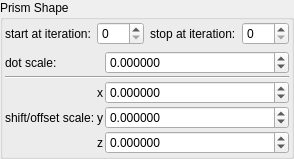
    <widget class="QGroupBox" name="groupBox">
     <property name="title">
      <string>Prism Shape</string>
     </property>
     <layout class="QVBoxLayout" name="verticalLayout_3">
      <property name="leftMargin">
       <number>2</number>
      </property>
      <property name="topMargin">
       <number>2</number>
      </property>
      <property name="rightMargin">
       <number>2</number>
      </property>
      <property name="bottomMargin">
       <number>2</number>
      </property>
      <item>
       <layout class="QHBoxLayout" name="horizontalLayout_20" stretch="0,1,0,1">
        <item>
         <widget class="QLabel" name="label_102">
          <property name="text">
           <string>start at iteration:</string>
          </property>
         </widget>
        </item>
        <item>
         <widget class="MySpinBox" name="spinboxInt_transf_start_iterations_P">
          <property name="sizePolicy">
           <sizepolicy hsizetype="Minimum" vsizetype="Maximum">
            <horstretch>0</horstretch>
            <verstretch>0</verstretch>
           </sizepolicy>
          </property>
          <property name="minimum">
           <number>0</number>
          </property>
          <property name="maximum">
           <number>999</number>
          </property>
          <property name="value">
           <number>0</number>
          </property>
         </widget>
        </item>
        <item>
         <widget class="QLabel" name="label_73">
          <property name="text">
           <string>stop at iteration:</string>
          </property>
         </widget>
        </item>
        <item>
         <widget class="MySpinBox" name="spinboxInt_transf_stop_iterations_P1">
          <property name="sizePolicy">
           <sizepolicy hsizetype="Preferred" vsizetype="Maximum">
            <horstretch>0</horstretch>
            <verstretch>0</verstretch>
           </sizepolicy>
          </property>
          <property name="maximum">
           <number>999</number>
          </property>
         </widget>
        </item>
       </layout>
      </item>
      <item>
       <layout class="QGridLayout" name="gridLayout_33" columnstretch="0,0,1">
        <property name="spacing">
         <number>2</number>
        </property>
        <item row="3" column="0">
         <widget class="QLabel" name="label_174">
          <property name="text">
           <string>shift/offset scale:</string>
          </property>
         </widget>
        </item>
        <item row="2" column="1">
         <widget class="QLabel" name="label_129">
          <property name="sizePolicy">
           <sizepolicy hsizetype="Preferred" vsizetype="Preferred">
            <horstretch>0</horstretch>
            <verstretch>0</verstretch>
           </sizepolicy>
          </property>
          <property name="text">
           <string notr="true">x</string>
          </property>
          <property name="alignment">
           <set>Qt::AlignRight|Qt::AlignTrailing|Qt::AlignVCenter</set>
          </property>
         </widget>
        </item>
        <item row="3" column="1">
         <widget class="QLabel" name="label_130">
          <property name="sizePolicy">
           <sizepolicy hsizetype="Preferred" vsizetype="Preferred">
            <horstretch>0</horstretch>
            <verstretch>0</verstretch>
           </sizepolicy>
          </property>
          <property name="text">
           <string notr="true">y</string>
          </property>
          <property name="alignment">
           <set>Qt::AlignRight|Qt::AlignTrailing|Qt::AlignVCenter</set>
          </property>
         </widget>
        </item>
        <item row="4" column="1">
         <widget class="QLabel" name="label_131">
          <property name="sizePolicy">
           <sizepolicy hsizetype="Preferred" vsizetype="Preferred">
            <horstretch>0</horstretch>
            <verstretch>0</verstretch>
           </sizepolicy>
          </property>
          <property name="text">
           <string notr="true">z</string>
          </property>
          <property name="alignment">
           <set>Qt::AlignRight|Qt::AlignTrailing|Qt::AlignVCenter</set>
          </property>
         </widget>
        </item>
        <item row="2" column="2">
         <widget class="MyDoubleSpinBox" name="spinbox3_transf_constant_multiplier_000_x">
          <property name="sizePolicy">
           <sizepolicy hsizetype="Minimum" vsizetype="Maximum">
            <horstretch>0</horstretch>
            <verstretch>0</verstretch>
           </sizepolicy>
          </property>
          <property name="prefix">
           <string/>
          </property>
          <property name="suffix">
           <string/>
          </property>
          <property name="decimals">
           <number>6</number>
          </property>
          <property name="minimum">
           <double>-99.989999999999995</double>
          </property>
          <property name="maximum">
           <double>99.989999999999995</double>
          </property>
          <property name="singleStep">
           <double>0.100000000000000</double>
          </property>
         </widget>
        </item>
        <item row="0" column="2">
         <widget class="MyDoubleSpinBox" name="spinbox_transf_scale">
          <property name="sizePolicy">
           <sizepolicy hsizetype="Minimum" vsizetype="Maximum">
            <horstretch>0</horstretch>
            <verstretch>0</verstretch>
           </sizepolicy>
          </property>
          <property name="font">
           <font>
            <weight>50</weight>
            <bold>false</bold>
           </font>
          </property>
          <property name="prefix">
           <string/>
          </property>
          <property name="suffix">
           <string/>
          </property>
          <property name="decimals">
           <number>6</number>
          </property>
          <property name="minimum">
           <double>-99.989999999999995</double>
          </property>
          <property name="maximum">
           <double>99.989999999999995</double>
          </property>
          <property name="singleStep">
           <double>0.100000000000000</double>
          </property>
         </widget>
        </item>
        <item row="1" column="0" colspan="3">
         <widget class="Line" name="line_2">
          <property name="orientation">
           <enum>Qt::Horizontal</enum>
          </property>
         </widget>
        </item>
        <item row="4" column="2">
         <widget class="MyDoubleSpinBox" name="spinbox3_transf_constant_multiplier_000_z">
          <property name="sizePolicy">
           <sizepolicy hsizetype="Minimum" vsizetype="Maximum">
            <horstretch>0</horstretch>
            <verstretch>0</verstretch>
           </sizepolicy>
          </property>
          <property name="prefix">
           <string/>
          </property>
          <property name="suffix">
           <string/>
          </property>
          <property name="decimals">
           <number>6</number>
          </property>
          <property name="minimum">
           <double>-99.989999999999995</double>
          </property>
          <property name="maximum">
           <double>99.989999999999995</double>
          </property>
          <property name="singleStep">
           <double>0.100000000000000</double>
          </property>
         </widget>
        </item>
        <item row="0" column="0">
         <widget class="QLabel" name="label_177">
          <property name="text">
           <string>dot scale:</string>
          </property>
         </widget>
        </item>
        <item row="3" column="2">
         <widget class="MyDoubleSpinBox" name="spinbox3_transf_constant_multiplier_000_y">
          <property name="sizePolicy">
           <sizepolicy hsizetype="Minimum" vsizetype="Maximum">
            <horstretch>0</horstretch>
            <verstretch>0</verstretch>
           </sizepolicy>
          </property>
          <property name="prefix">
           <string/>
          </property>
          <property name="suffix">
           <string/>
          </property>
          <property name="decimals">
           <number>6</number>
          </property>
          <property name="minimum">
           <double>-99.989999999999995</double>
          </property>
          <property name="maximum">
           <double>99.989999999999995</double>
          </property>
          <property name="singleStep">
           <double>0.100000000000000</double>
          </property>
         </widget>
        </item>
       </layout>
      </item>
     </layout>
    </widget>
